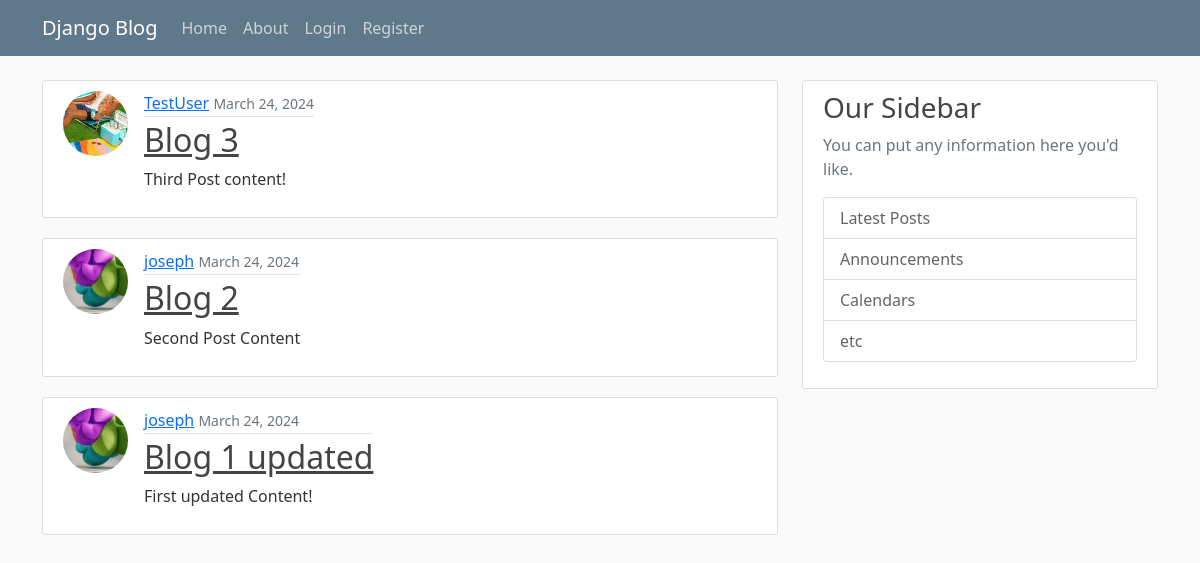
/, run on an earlier commit of the app's database.
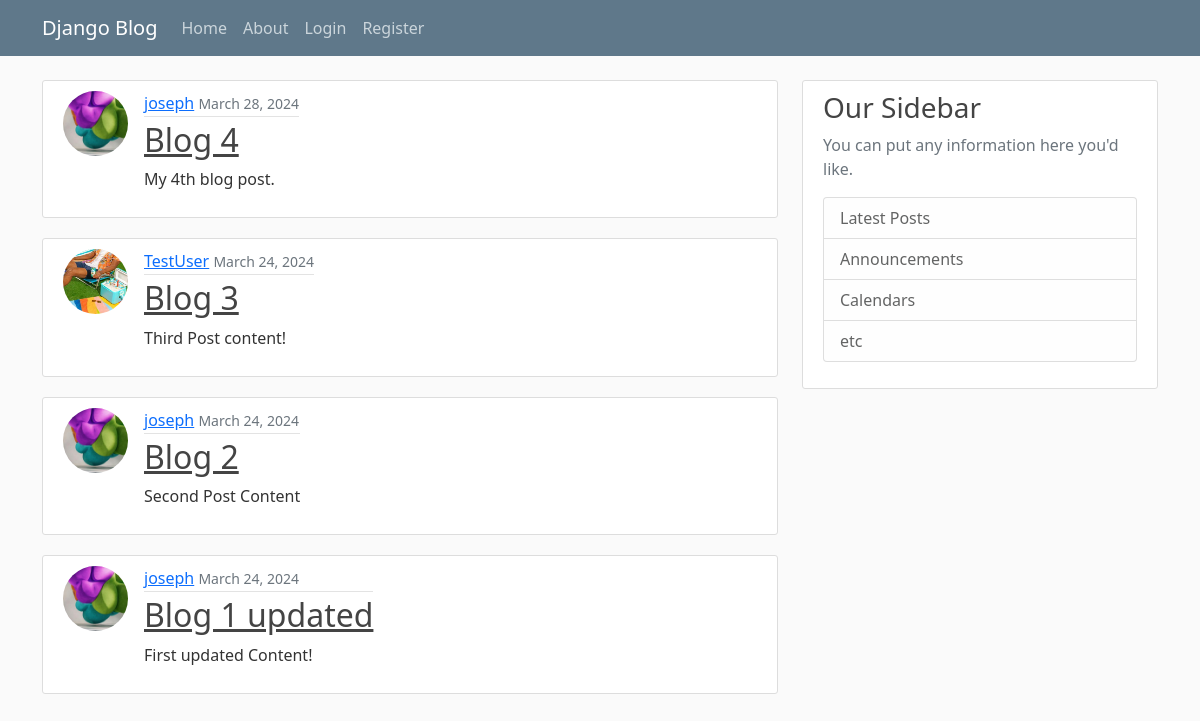
And on a later commit of the database.
### blog/models.py (models this page shows, shortened)
class Post(models.Model):
    title = models.CharField( max_length=100)
    content = models.TextField()
    date_posted = models.DateTimeField(default=timezone.now)
    author = models.ForeignKey(User, on_delete=models.CASCADE)

### users/models.py (models this page shows, shortened)
class Profile(models.Model):
    user = models.OneToOneField(User, on_delete = models.CASCADE)
    image = models.ImageField(default='default.jpg', upload_to='profile_pics')

### blog/views.py (the view)
# urls.py: path('', PostListView.as_view(), name="blog-home"),
class PostListView(ListView):
      model = Post
      template_name = 'blog/home.html' #<app>/<model>_<viewtype>.html
      context_object_name = 'posts'
      ordering = ['-date_posted']
      paginate_by = 5

### blog/templates/blog/home.html (shortened to what this page needs)
{% extends "blog/base.html" %}
{% block content %}
  {% for post in posts %}
    <article class="media content-section">
      <img class="rounded-circle article-img"
           src="{{ post.author.profile.image.url }}"
           alt=""
           srcset=""
           height=""
           width="">
      <div class="media-body">
        <div class="article-metadata">
          <a class="mr-2" href="{% url 'user-posts' post.author.username %}">{{ post.author }}</a>
          <small class="text-muted">{{ post.date_posted|date:"F d, Y" }}</small>
        </div>
        <h2>
          <a class="article-title" href="{% url 'post-detail' post.id %}">{{ post.title }}</a>
        </h2>
        <p class="article-content">{{ post.content }}</p>
      </div>
    </article>
  {% endfor %}
{% endblock content %}

### blog/templates/blog/base.html (shortened to what this page needs)
{% load static %}
<!DOCTYPE html>
<html lang="en">
    <head>
        <link href="https://cdn.jsdelivr.net/npm/bootstrap@5.0.2/dist/css/bootstrap.min.css"
              rel="stylesheet"
>
        <link rel="stylesheet" type"text/css" href="{% static "blog/main.css" %}">
    </head>
    <body>
        <header class="site-header">
            <nav class="navbar navbar-expand-md navbar-dark bg-steel fixed-top">
                <div class="container">
                    <a class="navbar-brand mr-4" href="{% url "blog-home" %}">Django Blog</a>
                    <div class="collapse navbar-collapse" id="navbarToggle">
                        <div class="navbar-nav mr-4">
                            <a class="nav-item nav-link" href="{% url "blog-home" %}">Home</a>
                            <a class="nav-item nav-link" href="{% url "blog-about" %}">About</a>
                        </div>
                        <div class="navbar-nav">
                            {% if user.is_authenticated %}
                                <a class="nav-item nav-link" href="{% url "post-create" %}">New Post</a>
                                <a class="nav-item nav-link" href="{% url "profile" %}">Profile</a>
                                <form method="post" action="{% url 'logout' %}">
                                    {% csrf_token %}
                                    <button class="btn btn-link nav-item nav-link" type="submit">Logout</button>
                                </form>
                            {% else %}
                                <a class="nav-item nav-link" href="{% url "login" %}">Login</a>
                                <a class="nav-item nav-link" href="{% url "register" %}">Register</a>
                            {% endif %}
                        </div>
                    </div>
                </div>
            </nav>
        </header>
        <main role="main" class="container">
            <div class="row">
                <div class="col-md-8">
                    {% block content %}
                    {% endblock content %}
                </div>
                <div class="col-md-4">
                    <div class="content-section flex-column">
                        <h3>Our Sidebar</h3>
                        <p class="text-muted">
                            You can put any information here you'd like.
                            <ul class="list-group">
                                <li class="list-group-item list-group-item-light">Latest Posts</li>
                                <li class="list-group-item list-group-item-light">Announcements</li>
                                <li class="list-group-item list-group-item-light">Calendars</li>
                                <li class="list-group-item list-group-item-light">etc</li>
                            </ul>
                        </p>
                    </div>
                </div>
            </div>
        </main>
    </body>
</html>

### blog/static/blog/main.css (style rules this page uses)
body { background: #fafafa; color: #333333; margin-top: 5rem; }
h1, h2, h3, h4, h5, h6 { color: #444444; }
ul { margin: 0; }
.bg-steel { background-color: #5f788a; }
.site-header .navbar-nav .nav-link { color: #cbd5db; }
.content-section { background: #ffffff; padding: 10px 20px; border: 1px solid #dddddd; border-radius: 3px; margin-bottom: 20px; display: flex; }
.article-title { color: #444444; }
.article-content { white-space: pre-line; }
.article-img { height: 65px; width: 65px; margin-right: 16px; }
.article-metadata { padding-bottom: 1px; margin-bottom: 4px; border-bottom: 1px solid #e3e3e3; }

What changed in the data, as far as the page shows it:
added Post: author.profile.image (picture), author "joseph", date_posted "March 28, 2024", title "Blog 4", content "My 4th blog post."
